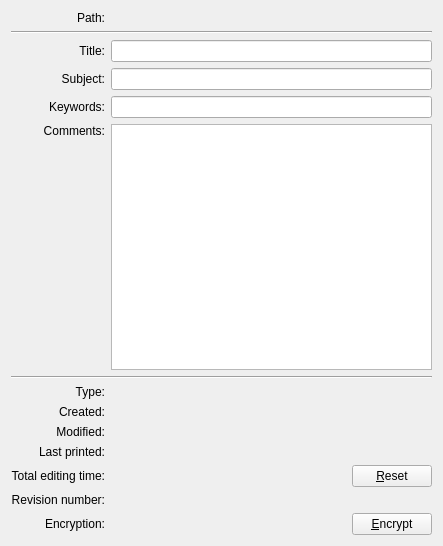
<ui version="4.0" >
 <class>KoDocumentInfoAboutWidget</class>
 <widget class="QWidget" name="KoDocumentInfoAboutWidget" >
  <property name="geometry" >
   <rect>
    <x>0</x>
    <y>0</y>
    <width>443</width>
    <height>546</height>
   </rect>
  </property>
  <layout class="QGridLayout" >
   <item row="0" column="0" >
    <widget class="QLabel" name="filePathInfoLabel" >
     <property name="text" >
      <string>Path:</string>
     </property>
     <property name="alignment">
      <set>Qt::AlignRight|Qt::AlignTrailing|Qt::AlignVCenter</set>
     </property>
    </widget>
   </item>
   <item row="0" column="1" colspan="2" >
    <widget class="QLabel" name="filePathLabel" >
     <property name="text" >
      <string/>
     </property>
    </widget>
   </item>
   <item row="1" column="0" colspan="3" >
    <widget class="Line" name="line" >
     <property name="orientation" >
      <enum>Qt::Horizontal</enum>
     </property>
    </widget>
   </item>
   <item row="2" column="0" >
    <widget class="QLabel" name="lblTitleDesc" >
     <property name="text" >
      <string>Title:</string>
     </property>
     <property name="alignment">
      <set>Qt::AlignRight|Qt::AlignTrailing|Qt::AlignVCenter</set>
     </property>
     <property name="buddy" >
      <cstring>leTitle</cstring>
     </property>
    </widget>
   </item>
   <item row="2" column="1" colspan="2" >
    <widget class="QLineEdit" name="leTitle" />
   </item>
   <item row="3" column="0" >
    <widget class="QLabel" name="lblSubjectDesc" >
     <property name="text" >
      <string>Subject:</string>
     </property>
     <property name="alignment">
      <set>Qt::AlignRight|Qt::AlignTrailing|Qt::AlignVCenter</set>
     </property>
     <property name="buddy" >
      <cstring>leSubject</cstring>
     </property>
    </widget>
   </item>
   <item row="3" column="1" colspan="2" >
    <widget class="QLineEdit" name="leSubject" />
   </item>
   <item row="4" column="0" >
    <widget class="QLabel" name="lblKeywordsDesc" >
     <property name="text" >
      <string>Keywords:</string>
     </property>
     <property name="alignment">
      <set>Qt::AlignRight|Qt::AlignTrailing|Qt::AlignVCenter</set>
     </property>
     <property name="buddy" >
      <cstring>leKeywords</cstring>
     </property>
    </widget>
   </item>
   <item row="4" column="1" colspan="2" >
    <widget class="QLineEdit" name="leKeywords" >
     <property name="text" >
      <string/>
     </property>
    </widget>
   </item>
   <item row="5" column="0" >
    <widget class="QLabel" name="lbCommentsDesc" >
     <property name="text" >
      <string>Comments:</string>
     </property>
     <property name="alignment" >
      <set>Qt::AlignLeading|Qt::AlignRight|Qt::AlignTop</set>
     </property>
     <property name="buddy" >
      <cstring>meComments</cstring>
     </property>
    </widget>
   </item>
   <item row="5" column="1" colspan="2" >
    <widget class="QTextEdit" name="meComments" />
   </item>
   <item row="6" column="0" colspan="3" >
    <widget class="Line" name="line_2" >
     <property name="orientation" >
      <enum>Qt::Horizontal</enum>
     </property>
    </widget>
   </item>
   <item row="7" column="0" >
    <widget class="QLabel" name="lblTypeDesc" >
     <property name="alignment">
      <set>Qt::AlignRight|Qt::AlignTrailing|Qt::AlignVCenter</set>
     </property>
     <property name="text" >
      <string>Type:</string>
     </property>
    </widget>
   </item>
   <item row="7" column="1" >
    <widget class="QLabel" name="lblType" >
     <property name="text" >
      <string/>
     </property>
    </widget>
   </item>
   <item row="8" column="0" >
    <widget class="QLabel" name="lblCreatedDesc" >
     <property name="text" >
      <string>Created:</string>
     </property>
     <property name="alignment">
      <set>Qt::AlignRight|Qt::AlignTrailing|Qt::AlignVCenter</set>
     </property>
    </widget>
   </item>
   <item row="8" column="1" >
    <widget class="QLabel" name="lblCreated" >
     <property name="text" >
      <string/>
     </property>
    </widget>
   </item>
   <item row="9" column="0" >
    <widget class="QLabel" name="lblModifiedDesc" >
     <property name="text" >
      <string>Modified:</string>
     </property>
     <property name="alignment">
      <set>Qt::AlignRight|Qt::AlignTrailing|Qt::AlignVCenter</set>
     </property>
    </widget>
   </item>
   <item row="9" column="1" >
    <widget class="QLabel" name="lblModified" >
     <property name="text" >
      <string/>
     </property>
    </widget>
   </item>
   <item row="10" column="0" >
    <widget class="QLabel" name="lblLastPrintedDesc" >
     <property name="text" >
      <string>Last printed:</string>
     </property>
     <property name="alignment">
      <set>Qt::AlignRight|Qt::AlignTrailing|Qt::AlignVCenter</set>
     </property>
    </widget>
   </item>
   <item row="10" column="1" >
    <widget class="QLabel" name="lblLastPrinted" >
     <property name="text" >
      <string/>
     </property>
    </widget>
   </item>
   <item row="11" column="0" >
    <widget class="QLabel" name="lblEditingDesc" >
     <property name="text" >
      <string>Total editing time:</string>
     </property>
     <property name="alignment">
      <set>Qt::AlignRight|Qt::AlignTrailing|Qt::AlignVCenter</set>
     </property>
     <property name="buddy" >
      <cstring>pbReset</cstring>
     </property>
    </widget>
   </item>
   <item row="11" column="1" >
    <widget class="QLabel" name="lblEditing" >
     <property name="text" >
      <string/>
     </property>
    </widget>
   </item>
   <item row="11" column="2" >
    <widget class="QPushButton" name="pbReset" >
     <property name="sizePolicy" >
      <sizepolicy vsizetype="Fixed" hsizetype="Preferred" >
       <horstretch>0</horstretch>
       <verstretch>0</verstretch>
      </sizepolicy>
     </property>
     <property name="layoutDirection" >
      <enum>Qt::RightToLeft</enum>
     </property>
     <property name="text" >
      <string>&amp;Reset</string>
     </property>
    </widget>
   </item>
   <item row="12" column="0" >
    <widget class="QLabel" name="lblRevisionDesc" >
     <property name="text" >
      <string>Revision number:</string>
     </property>
     <property name="alignment">
      <set>Qt::AlignRight|Qt::AlignTrailing|Qt::AlignVCenter</set>
     </property>
    </widget>
   </item>
   <item row="12" column="1" >
    <widget class="QLabel" name="lblRevision" >
     <property name="text" >
      <string/>
     </property>
    </widget>
   </item>
   <item row="13" column="0" >
    <widget class="QLabel" name="lblEncryptedDesc" >
     <property name="text" >
      <string>Encryption:</string>
     </property>
     <property name="alignment">
      <set>Qt::AlignRight|Qt::AlignTrailing|Qt::AlignVCenter</set>
     </property>
    </widget>
   </item>
   <item row="13" column="1" >
    <layout class="QHBoxLayout" >
     <property name="spacing" >
      <number>6</number>
     </property>
     <property name="leftMargin" >
      <number>0</number>
     </property>
     <property name="topMargin" >
      <number>0</number>
     </property>
     <property name="rightMargin" >
      <number>0</number>
     </property>
     <property name="bottomMargin" >
      <number>0</number>
     </property>
     <item>
      <widget class="QLabel" name="lblEncryptedPic" >
       <property name="text" >
        <string/>
       </property>
      </widget>
     </item>
     <item>
      <widget class="QLabel" name="lblEncrypted" >
       <property name="text" >
        <string/>
       </property>
      </widget>
     </item>
     <item>
      <spacer>
       <property name="orientation" >
        <enum>Qt::Horizontal</enum>
       </property>
       <property name="sizeHint" >
        <size>
         <width>40</width>
         <height>20</height>
        </size>
       </property>
      </spacer>
     </item>
    </layout>
   </item>
   <item row="13" column="2" >
    <widget class="QPushButton" name="pbEncrypt" >
     <property name="sizePolicy" >
      <sizepolicy vsizetype="Fixed" hsizetype="Preferred" >
       <horstretch>0</horstretch>
       <verstretch>0</verstretch>
      </sizepolicy>
     </property>
     <property name="text" >
      <string>&amp;Encrypt</string>
     </property>
    </widget>
   </item>
  </layout>
 </widget>
 <layoutfunction spacing="KDialog::spacingHint" margin="KDialog::marginHint" />
 <includes/>
 <resources/>
 <connections/>
</ui>
